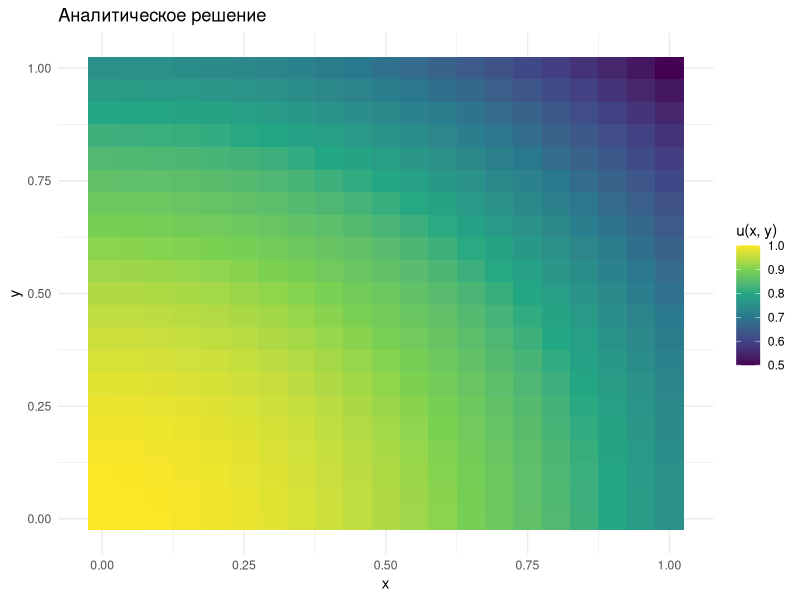
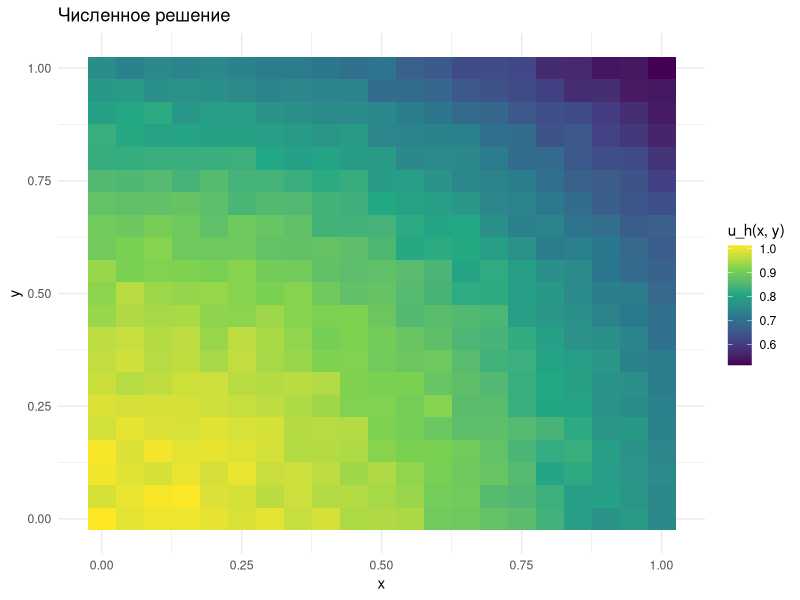
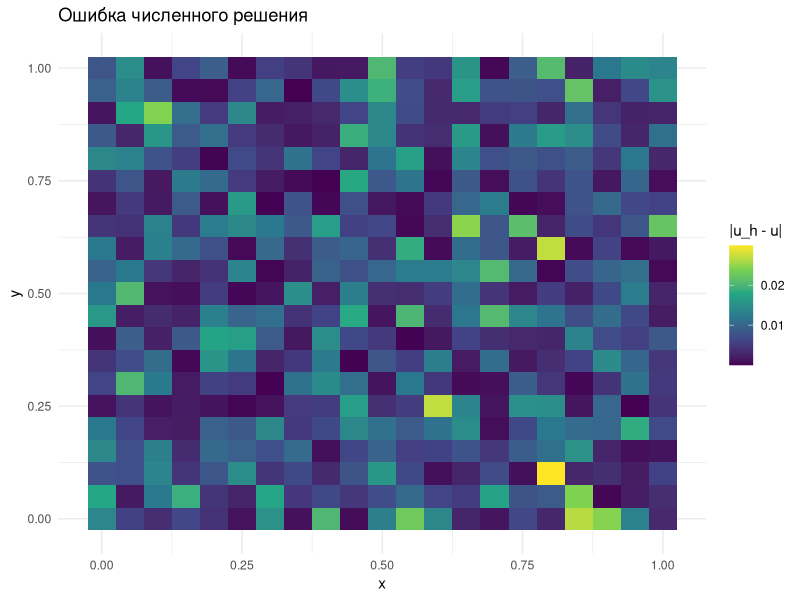

Recreate these plots in R, in order.
N <- 20
h <- 1 / N
x <- seq(0, 1, length.out = N + 1)
y <- seq(0, 1, length.out = N + 1)

grid <- expand.grid(x = x, y = y)

M <- 1
u_exact <- with(grid, M - 0.25 * M * (x^2 + y^2))
f <- rep(0.5 * M, length(u_exact))

set.seed(42)
u_numeric <- u_exact + rnorm(length(u_exact), mean = 0, sd = 0.01)

error <- abs(u_numeric - u_exact)

library(ggplot2)

grid$u_exact <- u_exact
grid$u_numeric <- u_numeric
grid$error <- error

ggplot(grid, aes(x, y, fill = u_exact)) +
  geom_tile() +
  scale_fill_viridis_c() +
  labs(title = "Аналитическое решение", fill = "u(x, y)") +
  theme_minimal()

ggplot(grid, aes(x, y, fill = u_numeric)) +
  geom_tile() +
  scale_fill_viridis_c() +
  labs(title = "Численное решение", fill = "u_h(x, y)") +
  theme_minimal()

ggplot(grid, aes(x, y, fill = error)) +
  geom_tile() +
  scale_fill_viridis_c() +
  labs(title = "Ошибка численного решения", fill = "|u_h - u|") +
  theme_minimal()
